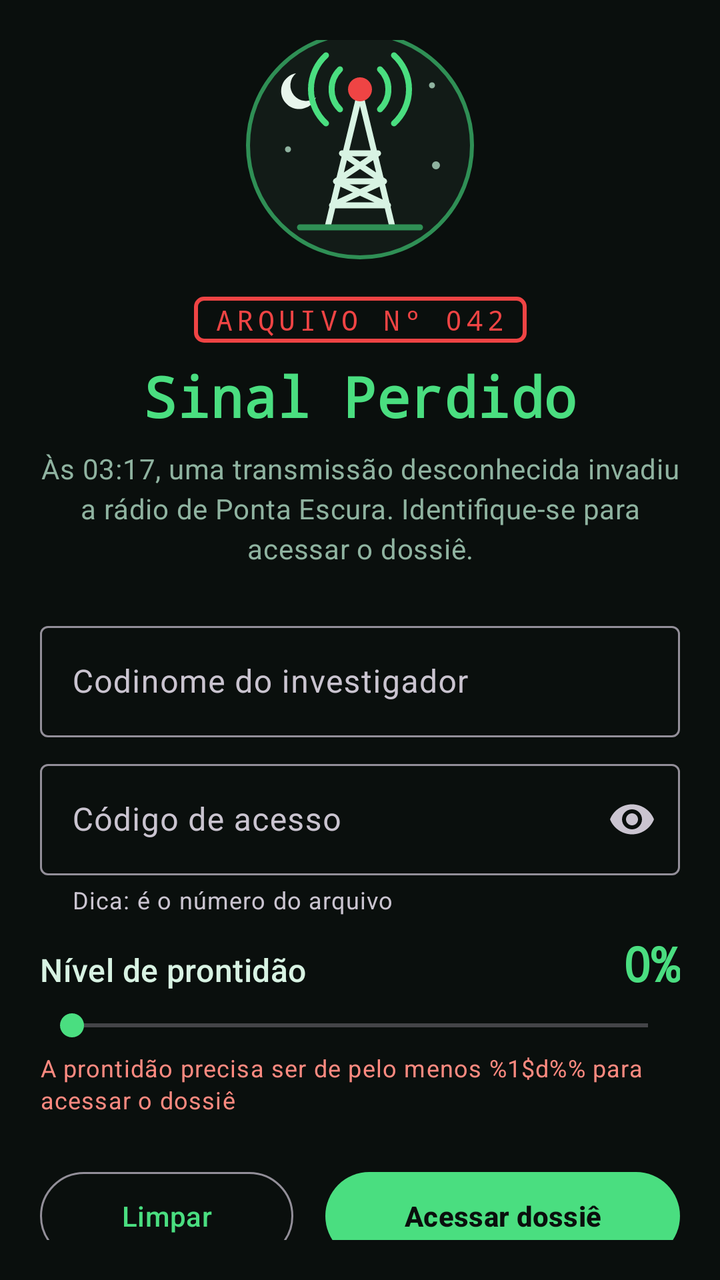
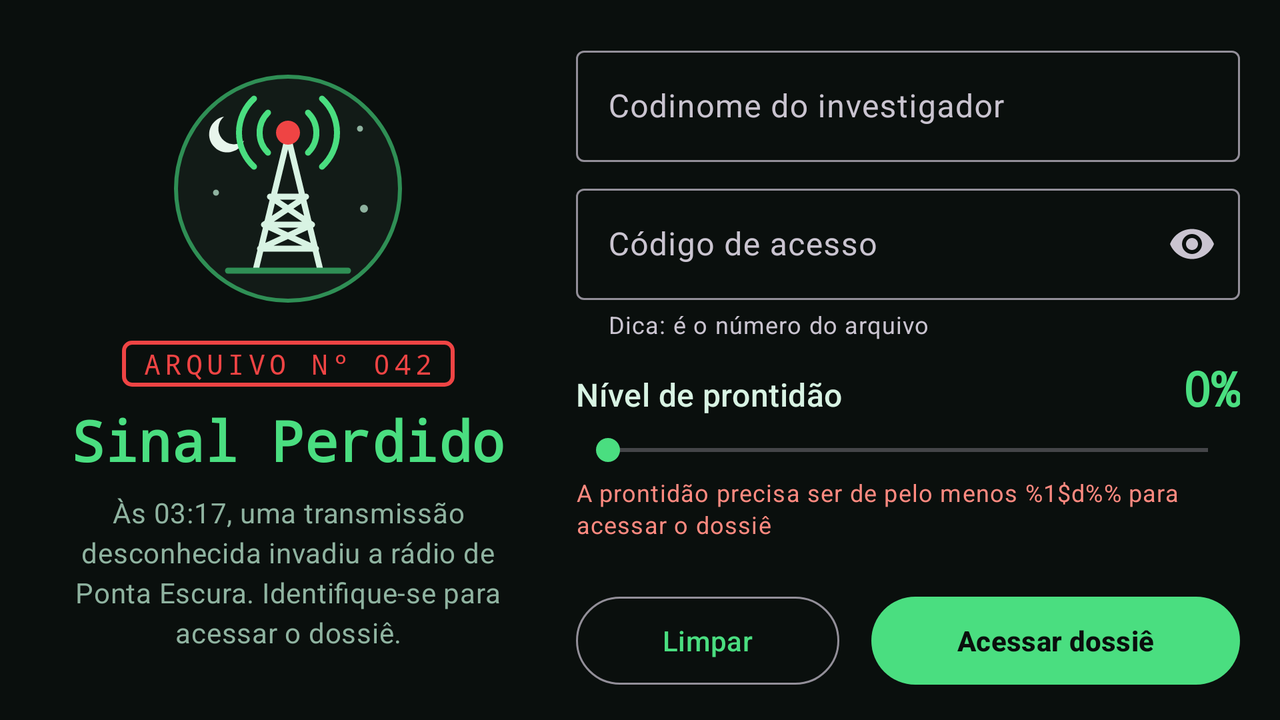

First picture: res/layout/ on a phone held upright. Second picture: the repository's own variant of that layout, on a device whose configuration matches the variant's folder. Source for both follows.
<!-- AndroidManifest.xml: application theme Theme.SinalPerdido -->
<!-- res/layout/activity_main.xml -->
<?xml version="1.0" encoding="utf-8"?>
<androidx.constraintlayout.widget.ConstraintLayout xmlns:android="http://schemas.android.com/apk/res/android"
    xmlns:app="http://schemas.android.com/apk/res-auto"
    xmlns:tools="http://schemas.android.com/tools"
    android:layout_width="match_parent"
    android:layout_height="match_parent"
    android:background="@color/night"
    android:padding="@dimen/screen_padding"
    tools:context=".MainActivity">

    
    <ImageView
        android:id="@+id/imageCase"
        android:layout_width="@dimen/hero_image_size"
        android:layout_height="@dimen/hero_image_size"
        android:contentDescription="@string/cd_radio_tower"
        android:src="@drawable/ic_radio_tower"
        app:layout_constraintBottom_toTopOf="@id/textFileNumber"
        app:layout_constraintEnd_toEndOf="parent"
        app:layout_constraintStart_toStartOf="parent"
        app:layout_constraintTop_toTopOf="parent"
        app:layout_constraintVertical_bias="0.35"
        app:layout_constraintVertical_chainStyle="packed" />

    <TextView
        android:id="@+id/textFileNumber"
        android:layout_width="wrap_content"
        android:layout_height="wrap_content"
        android:layout_marginTop="@dimen/spacing_medium"
        android:background="@drawable/bg_stamp"
        android:fontFamily="monospace"
        android:letterSpacing="0.15"
        android:paddingHorizontal="10dp"
        android:paddingVertical="2dp"
        android:text="@string/central_file_number"
        android:textAppearance="@style/TextAppearance.Material3.LabelLarge"
        android:textColor="@color/stamp_red"
        app:layout_constraintBottom_toTopOf="@id/textCaseTitle"
        app:layout_constraintEnd_toEndOf="parent"
        app:layout_constraintStart_toStartOf="parent"
        app:layout_constraintTop_toBottomOf="@id/imageCase" />

    <TextView
        android:id="@+id/textCaseTitle"
        android:layout_width="wrap_content"
        android:layout_height="wrap_content"
        android:layout_marginTop="@dimen/spacing_small"
        android:fontFamily="monospace"
        android:text="@string/central_title"
        android:textAppearance="@style/TextAppearance.Material3.HeadlineMedium"
        android:textColor="@color/phosphor"
        android:textStyle="bold"
        app:layout_constraintBottom_toTopOf="@id/textCaseSubtitle"
        app:layout_constraintEnd_toEndOf="parent"
        app:layout_constraintStart_toStartOf="parent"
        app:layout_constraintTop_toBottomOf="@id/textFileNumber" />

    <TextView
        android:id="@+id/textCaseSubtitle"
        android:layout_width="0dp"
        android:layout_height="wrap_content"
        android:layout_marginTop="@dimen/spacing_small"
        android:gravity="center"
        android:text="@string/central_subtitle"
        android:textAppearance="@style/TextAppearance.Material3.BodyMedium"
        android:textColor="@color/text_secondary"
        app:layout_constraintBottom_toTopOf="@id/inputLayoutCodename"
        app:layout_constraintEnd_toEndOf="parent"
        app:layout_constraintStart_toStartOf="parent"
        app:layout_constraintTop_toBottomOf="@id/textCaseTitle" />

    <com.google.android.material.textfield.TextInputLayout
        android:id="@+id/inputLayoutCodename"
        style="@style/Widget.Material3.TextInputLayout.OutlinedBox"
        android:layout_width="0dp"
        android:layout_height="wrap_content"
        android:hint="@string/hint_codename"
        app:layout_constraintBottom_toTopOf="@id/inputLayoutAccessCode"
        app:layout_constraintEnd_toEndOf="parent"
        android:layout_marginTop="@dimen/spacing_large"
        app:layout_constraintStart_toStartOf="parent"
        app:layout_constraintTop_toBottomOf="@id/textCaseSubtitle">

        <com.google.android.material.textfield.TextInputEditText
            android:id="@+id/editCodename"
            android:layout_width="match_parent"
            android:layout_height="wrap_content"
            android:imeOptions="actionNext"
            android:inputType="textPersonName|textCapWords"
            android:maxLength="30"
            android:maxLines="1" />
    </com.google.android.material.textfield.TextInputLayout>

    <com.google.android.material.textfield.TextInputLayout
        android:id="@+id/inputLayoutAccessCode"
        style="@style/Widget.Material3.TextInputLayout.OutlinedBox"
        android:layout_width="0dp"
        android:layout_height="wrap_content"
        android:layout_marginTop="@dimen/spacing_small"
        android:hint="@string/hint_access_code"
        app:endIconMode="password_toggle"
        app:helperText="@string/helper_access_code"
        app:layout_constraintBottom_toTopOf="@id/textReadinessLabel"
        app:layout_constraintEnd_toEndOf="parent"
        app:layout_constraintStart_toStartOf="@id/inputLayoutCodename"
        app:layout_constraintTop_toBottomOf="@id/inputLayoutCodename">

        <com.google.android.material.textfield.TextInputEditText
            android:id="@+id/editAccessCode"
            android:layout_width="match_parent"
            android:layout_height="wrap_content"
            android:imeOptions="actionDone"
            android:inputType="numberPassword"
            android:maxLength="3"
            android:maxLines="1" />
    </com.google.android.material.textfield.TextInputLayout>

    <TextView
        android:id="@+id/textReadinessLabel"
        android:layout_width="0dp"
        android:layout_height="wrap_content"
        android:layout_marginTop="@dimen/spacing_medium"
        android:layout_marginEnd="@dimen/spacing_small"
        android:text="@string/readiness_label"
        android:textAppearance="@style/TextAppearance.Material3.TitleMedium"
        android:textColor="@color/text_primary"
        app:layout_constraintBottom_toTopOf="@id/seekReadiness"
        app:layout_constraintEnd_toStartOf="@id/textReadinessValue"
        app:layout_constraintStart_toStartOf="@id/inputLayoutCodename"
        app:layout_constraintTop_toBottomOf="@id/inputLayoutAccessCode" />

    <TextView
        android:id="@+id/textReadinessValue"
        android:layout_width="wrap_content"
        android:layout_height="wrap_content"
        android:fontFamily="monospace"
        android:textAppearance="@style/TextAppearance.Material3.HeadlineSmall"
        android:textColor="@color/phosphor"
        android:textStyle="bold"
        app:layout_constraintBaseline_toBaselineOf="@id/textReadinessLabel"
        app:layout_constraintEnd_toEndOf="parent"
        tools:text="0%" />

    <SeekBar
        android:id="@+id/seekReadiness"
        android:layout_width="0dp"
        android:layout_height="wrap_content"
        android:layout_marginTop="@dimen/spacing_small"
        android:max="100"
        android:progress="0"
        android:progressTint="@color/phosphor"
        android:thumbTint="@color/phosphor"
        app:layout_constraintBottom_toTopOf="@id/textReadinessError"
        app:layout_constraintEnd_toEndOf="parent"
        app:layout_constraintStart_toStartOf="@id/inputLayoutCodename"
        app:layout_constraintTop_toBottomOf="@id/textReadinessLabel" />

    <TextView
        android:id="@+id/textReadinessError"
        android:layout_width="0dp"
        android:layout_height="wrap_content"
        android:layout_marginTop="4dp"
        android:textAppearance="@style/TextAppearance.Material3.BodySmall"
        android:textColor="@color/error_coral"
        android:visibility="gone"
        app:layout_constraintBottom_toTopOf="@id/buttonClear"
        app:layout_constraintEnd_toEndOf="parent"
        app:layout_constraintStart_toStartOf="@id/inputLayoutCodename"
        app:layout_constraintTop_toBottomOf="@id/seekReadiness"
        tools:text="@string/error_readiness"
        tools:visibility="visible" />

    
    <com.google.android.material.button.MaterialButton
        android:id="@+id/buttonClear"
        style="@style/Widget.Material3.Button.OutlinedButton"
        android:layout_width="0dp"
        android:layout_height="@dimen/button_height"
        android:layout_marginTop="@dimen/spacing_large"
        android:layout_marginEnd="@dimen/spacing_small"
        android:text="@string/button_clear"
        app:layout_constraintBottom_toBottomOf="parent"
        app:layout_constraintEnd_toStartOf="@id/buttonAccess"
        app:layout_constraintHorizontal_chainStyle="spread"
        app:layout_constraintHorizontal_weight="1"
        app:layout_constraintStart_toStartOf="@id/inputLayoutCodename"
        app:layout_constraintTop_toBottomOf="@id/textReadinessError" />

    <com.google.android.material.button.MaterialButton
        android:id="@+id/buttonAccess"
        android:layout_width="0dp"
        android:layout_height="@dimen/button_height"
        android:layout_marginStart="@dimen/spacing_small"
        android:text="@string/button_access"
        android:textStyle="bold"
        app:layout_constraintEnd_toEndOf="parent"
        app:layout_constraintHorizontal_weight="1.4"
        app:layout_constraintStart_toEndOf="@id/buttonClear"
        app:layout_constraintTop_toTopOf="@id/buttonClear" />

</androidx.constraintlayout.widget.ConstraintLayout>
<!-- resources referenced by this layout -->
<resources>
  <color name="error_coral">#FFFF8A80</color>
  <color name="night">#FF0A0F0D</color>
  <color name="phosphor">#FF4ADE80</color>
  <color name="stamp_red">#FFEF4444</color>
  <color name="text_primary">#FFD8F3E3</color>
  <color name="text_secondary">#FF8FB3A0</color>
  <dimen name="button_height">52dp</dimen>
  <dimen name="hero_image_size">120dp</dimen>
  <dimen name="screen_padding">20dp</dimen>
  <dimen name="spacing_large">24dp</dimen>
  <dimen name="spacing_medium">16dp</dimen>
  <dimen name="spacing_small">8dp</dimen>
  <!-- drawable bg_stamp (drawable) -->
  <?xml version="1.0" encoding="utf-8"?>
  <shape xmlns:android="http://schemas.android.com/apk/res/android"
      android:shape="rectangle">
      <corners android:radius="4dp" />
      <stroke
          android:width="2dp"
          android:color="@color/stamp_red" />
  </shape>
  <string name="button_access">Acessar dossiê</string>
  <string name="button_clear">Limpar</string>
  <string name="cd_radio_tower">Torre de rádio emitindo ondas de sinal sob um céu noturno</string>
  <string name="central_file_number">ARQUIVO Nº 042</string>
  <string name="central_subtitle">Às 03:17, uma transmissão desconhecida invadiu a rádio de Ponta Escura. Identifique-se para acessar o dossiê.</string>
  <string name="central_title">Sinal Perdido</string>
  <string name="error_readiness">A prontidão precisa ser de pelo menos %1$d%% para acessar o dossiê</string>
  <string name="helper_access_code">Dica: é o número do arquivo</string>
  <string name="hint_access_code">Código de acesso</string>
  <string name="hint_codename">Codinome do investigador</string>
  <string name="readiness_label">Nível de prontidão</string>
  <!-- from res/values-v35/ -->
  <style name="Theme.SinalPerdido" parent="Base.Theme.SinalPerdido">
          <item name="android:windowOptOutEdgeToEdgeEnforcement">true</item>
      </style>
  <color name="panel">#FF121B17</color>
  <color name="phosphor_dim">#FF2F8F55</color>
  <color name="moon">#FFE8F5EC</color>
  <style name="Base.Theme.SinalPerdido" parent="Theme.Material3.Dark.NoActionBar">
          <item name="colorPrimary">@color/phosphor</item>
          <item name="colorOnPrimary">@color/night</item>
          <item name="colorSecondary">@color/text_secondary</item>
          <item name="colorSecondaryContainer">@color/panel_border</item>
          <item name="colorOnSecondaryContainer">@color/phosphor</item>
          <item name="colorError">@color/error_coral</item>
          <item name="android:colorBackground">@color/night</item>
          <item name="colorSurface">@color/panel</item>
          <item name="colorOnSurface">@color/text_primary</item>
          <item name="colorOnBackground">@color/text_primary</item>
          <item name="android:statusBarColor">@color/night</item>
          <item name="android:navigationBarColor">@color/night</item>
      </style>
  <color name="panel_border">#FF24362D</color>
  <!-- some entries are left out for length -->
</resources>
<!-- res/layout-land/activity_main.xml (the repository's variant of the layout above) -->
<!-- drawn on the phone turned sideways -->
<?xml version="1.0" encoding="utf-8"?>
<androidx.constraintlayout.widget.ConstraintLayout xmlns:android="http://schemas.android.com/apk/res/android"
    xmlns:app="http://schemas.android.com/apk/res-auto"
    xmlns:tools="http://schemas.android.com/tools"
    android:layout_width="match_parent"
    android:layout_height="match_parent"
    android:background="@color/night"
    android:paddingStart="@dimen/screen_padding"
    tools:context=".MainActivity">

    <androidx.constraintlayout.widget.Guideline
        android:id="@+id/guideCentralColumns"
        android:layout_width="wrap_content"
        android:layout_height="wrap_content"
        android:orientation="vertical"
        app:layout_constraintGuide_percent="0.4" />

    <ImageView
        android:id="@+id/imageCase"
        android:layout_width="@dimen/hero_image_size"
        android:layout_height="@dimen/hero_image_size"
        android:contentDescription="@string/cd_radio_tower"
        android:src="@drawable/ic_radio_tower"
        app:layout_constraintBottom_toTopOf="@id/textFileNumber"
        app:layout_constraintEnd_toEndOf="@id/guideCentralColumns"
        app:layout_constraintStart_toStartOf="parent"
        app:layout_constraintTop_toTopOf="parent"
        app:layout_constraintVertical_bias="0.5"
        app:layout_constraintVertical_chainStyle="packed" />

    <TextView
        android:id="@+id/textFileNumber"
        android:layout_width="wrap_content"
        android:layout_height="wrap_content"
        android:layout_marginTop="@dimen/spacing_medium"
        android:background="@drawable/bg_stamp"
        android:fontFamily="monospace"
        android:letterSpacing="0.15"
        android:paddingHorizontal="10dp"
        android:paddingVertical="2dp"
        android:text="@string/central_file_number"
        android:textAppearance="@style/TextAppearance.Material3.LabelLarge"
        android:textColor="@color/stamp_red"
        app:layout_constraintBottom_toTopOf="@id/textCaseTitle"
        app:layout_constraintEnd_toEndOf="@id/guideCentralColumns"
        app:layout_constraintStart_toStartOf="parent"
        app:layout_constraintTop_toBottomOf="@id/imageCase" />

    <TextView
        android:id="@+id/textCaseTitle"
        android:layout_width="wrap_content"
        android:layout_height="wrap_content"
        android:layout_marginTop="@dimen/spacing_small"
        android:fontFamily="monospace"
        android:text="@string/central_title"
        android:textAppearance="@style/TextAppearance.Material3.HeadlineMedium"
        android:textColor="@color/phosphor"
        android:textStyle="bold"
        app:layout_constraintBottom_toTopOf="@id/textCaseSubtitle"
        app:layout_constraintEnd_toEndOf="@id/guideCentralColumns"
        app:layout_constraintStart_toStartOf="parent"
        app:layout_constraintTop_toBottomOf="@id/textFileNumber" />

    <TextView
        android:id="@+id/textCaseSubtitle"
        android:layout_width="0dp"
        android:layout_height="wrap_content"
        android:layout_marginTop="@dimen/spacing_small"
        android:gravity="center"
        android:text="@string/central_subtitle"
        android:textAppearance="@style/TextAppearance.Material3.BodyMedium"
        android:textColor="@color/text_secondary"
        app:layout_constraintBottom_toBottomOf="parent"
        app:layout_constraintEnd_toEndOf="@id/guideCentralColumns"
        app:layout_constraintStart_toStartOf="parent"
        app:layout_constraintTop_toBottomOf="@id/textCaseTitle" />

    <androidx.core.widget.NestedScrollView
        android:id="@+id/scrollCentralForm"
        android:layout_width="0dp"
        android:layout_height="0dp"
        android:fillViewport="true"
        app:layout_constraintBottom_toBottomOf="parent"
        app:layout_constraintEnd_toEndOf="parent"
        app:layout_constraintStart_toEndOf="@id/guideCentralColumns"
        app:layout_constraintTop_toTopOf="parent">

        <androidx.constraintlayout.widget.ConstraintLayout
            android:layout_width="match_parent"
            android:layout_height="wrap_content"
            android:padding="@dimen/screen_padding">

            <com.google.android.material.textfield.TextInputLayout
                android:id="@+id/inputLayoutCodename"
                style="@style/Widget.Material3.TextInputLayout.OutlinedBox"
                android:layout_width="0dp"
                android:layout_height="wrap_content"
                android:hint="@string/hint_codename"
                app:layout_constraintBottom_toTopOf="@id/inputLayoutAccessCode"
                app:layout_constraintEnd_toEndOf="parent"
                app:layout_constraintStart_toStartOf="parent"
                app:layout_constraintTop_toTopOf="parent">
        
                <com.google.android.material.textfield.TextInputEditText
                    android:id="@+id/editCodename"
                    android:layout_width="match_parent"
                    android:layout_height="wrap_content"
                    android:imeOptions="actionNext"
                    android:inputType="textPersonName|textCapWords"
                    android:maxLength="30"
                    android:maxLines="1" />
            </com.google.android.material.textfield.TextInputLayout>
        
            <com.google.android.material.textfield.TextInputLayout
                android:id="@+id/inputLayoutAccessCode"
                style="@style/Widget.Material3.TextInputLayout.OutlinedBox"
                android:layout_width="0dp"
                android:layout_height="wrap_content"
                android:layout_marginTop="@dimen/spacing_small"
                android:hint="@string/hint_access_code"
                app:endIconMode="password_toggle"
                app:helperText="@string/helper_access_code"
                app:layout_constraintBottom_toTopOf="@id/textReadinessLabel"
                app:layout_constraintEnd_toEndOf="parent"
                app:layout_constraintStart_toStartOf="@id/inputLayoutCodename"
                app:layout_constraintTop_toBottomOf="@id/inputLayoutCodename">
        
                <com.google.android.material.textfield.TextInputEditText
                    android:id="@+id/editAccessCode"
                    android:layout_width="match_parent"
                    android:layout_height="wrap_content"
                    android:imeOptions="actionDone"
                    android:inputType="numberPassword"
                    android:maxLength="3"
                    android:maxLines="1" />
            </com.google.android.material.textfield.TextInputLayout>
        
            <TextView
                android:id="@+id/textReadinessLabel"
                android:layout_width="0dp"
                android:layout_height="wrap_content"
                android:layout_marginTop="@dimen/spacing_medium"
                android:layout_marginEnd="@dimen/spacing_small"
                android:text="@string/readiness_label"
                android:textAppearance="@style/TextAppearance.Material3.TitleMedium"
                android:textColor="@color/text_primary"
                app:layout_constraintBottom_toTopOf="@id/seekReadiness"
                app:layout_constraintEnd_toStartOf="@id/textReadinessValue"
                app:layout_constraintStart_toStartOf="@id/inputLayoutCodename"
                app:layout_constraintTop_toBottomOf="@id/inputLayoutAccessCode" />
        
            <TextView
                android:id="@+id/textReadinessValue"
                android:layout_width="wrap_content"
                android:layout_height="wrap_content"
                android:fontFamily="monospace"
                android:textAppearance="@style/TextAppearance.Material3.HeadlineSmall"
                android:textColor="@color/phosphor"
                android:textStyle="bold"
                app:layout_constraintBaseline_toBaselineOf="@id/textReadinessLabel"
                app:layout_constraintEnd_toEndOf="parent"
                tools:text="0%" />
        
            <SeekBar
                android:id="@+id/seekReadiness"
                android:layout_width="0dp"
                android:layout_height="wrap_content"
                android:layout_marginTop="@dimen/spacing_small"
                android:max="100"
                android:progress="0"
                android:progressTint="@color/phosphor"
                android:thumbTint="@color/phosphor"
                app:layout_constraintBottom_toTopOf="@id/textReadinessError"
                app:layout_constraintEnd_toEndOf="parent"
                app:layout_constraintStart_toStartOf="@id/inputLayoutCodename"
                app:layout_constraintTop_toBottomOf="@id/textReadinessLabel" />
        
            <TextView
                android:id="@+id/textReadinessError"
                android:layout_width="0dp"
                android:layout_height="wrap_content"
                android:layout_marginTop="4dp"
                android:textAppearance="@style/TextAppearance.Material3.BodySmall"
                android:textColor="@color/error_coral"
                android:visibility="gone"
                app:layout_constraintBottom_toTopOf="@id/buttonClear"
                app:layout_constraintEnd_toEndOf="parent"
                app:layout_constraintStart_toStartOf="@id/inputLayoutCodename"
                app:layout_constraintTop_toBottomOf="@id/seekReadiness"
                tools:text="@string/error_readiness"
                tools:visibility="visible" />
        
            
            <com.google.android.material.button.MaterialButton
                android:id="@+id/buttonClear"
                style="@style/Widget.Material3.Button.OutlinedButton"
                android:layout_width="0dp"
                android:layout_height="@dimen/button_height"
                android:layout_marginTop="@dimen/spacing_large"
                android:layout_marginEnd="@dimen/spacing_small"
                android:text="@string/button_clear"
                app:layout_constraintBottom_toBottomOf="parent"
                app:layout_constraintEnd_toStartOf="@id/buttonAccess"
                app:layout_constraintHorizontal_chainStyle="spread"
                app:layout_constraintHorizontal_weight="1"
                app:layout_constraintStart_toStartOf="@id/inputLayoutCodename"
                app:layout_constraintTop_toBottomOf="@id/textReadinessError" />
        
            <com.google.android.material.button.MaterialButton
                android:id="@+id/buttonAccess"
                android:layout_width="0dp"
                android:layout_height="@dimen/button_height"
                android:layout_marginStart="@dimen/spacing_small"
                android:text="@string/button_access"
                android:textStyle="bold"
                app:layout_constraintEnd_toEndOf="parent"
                app:layout_constraintHorizontal_weight="1.4"
                app:layout_constraintStart_toEndOf="@id/buttonClear"
                app:layout_constraintTop_toTopOf="@id/buttonClear" />

        </androidx.constraintlayout.widget.ConstraintLayout>
    </androidx.core.widget.NestedScrollView>

</androidx.constraintlayout.widget.ConstraintLayout>
